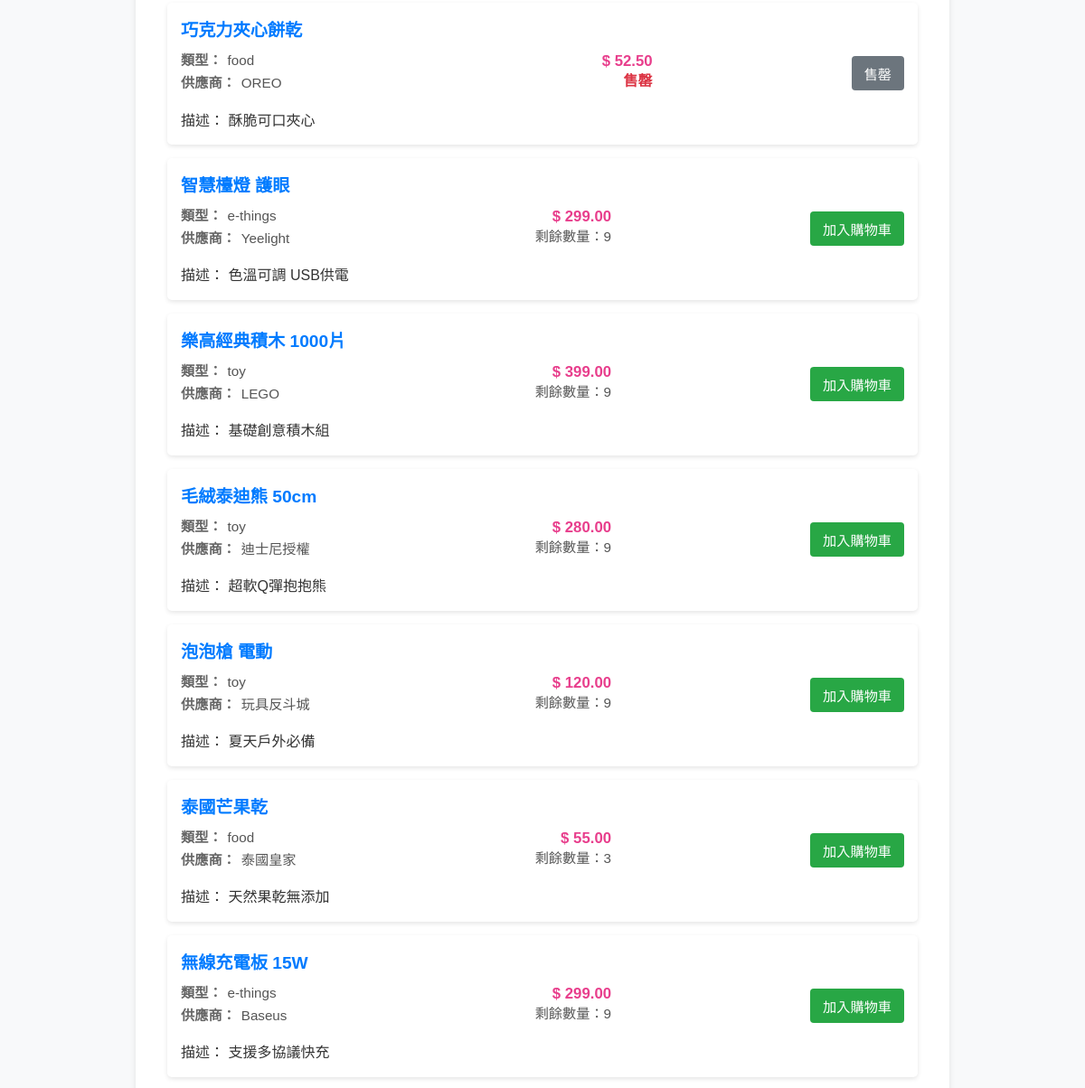
Before: /product_list.php (signed in, middle part) with the older database file.
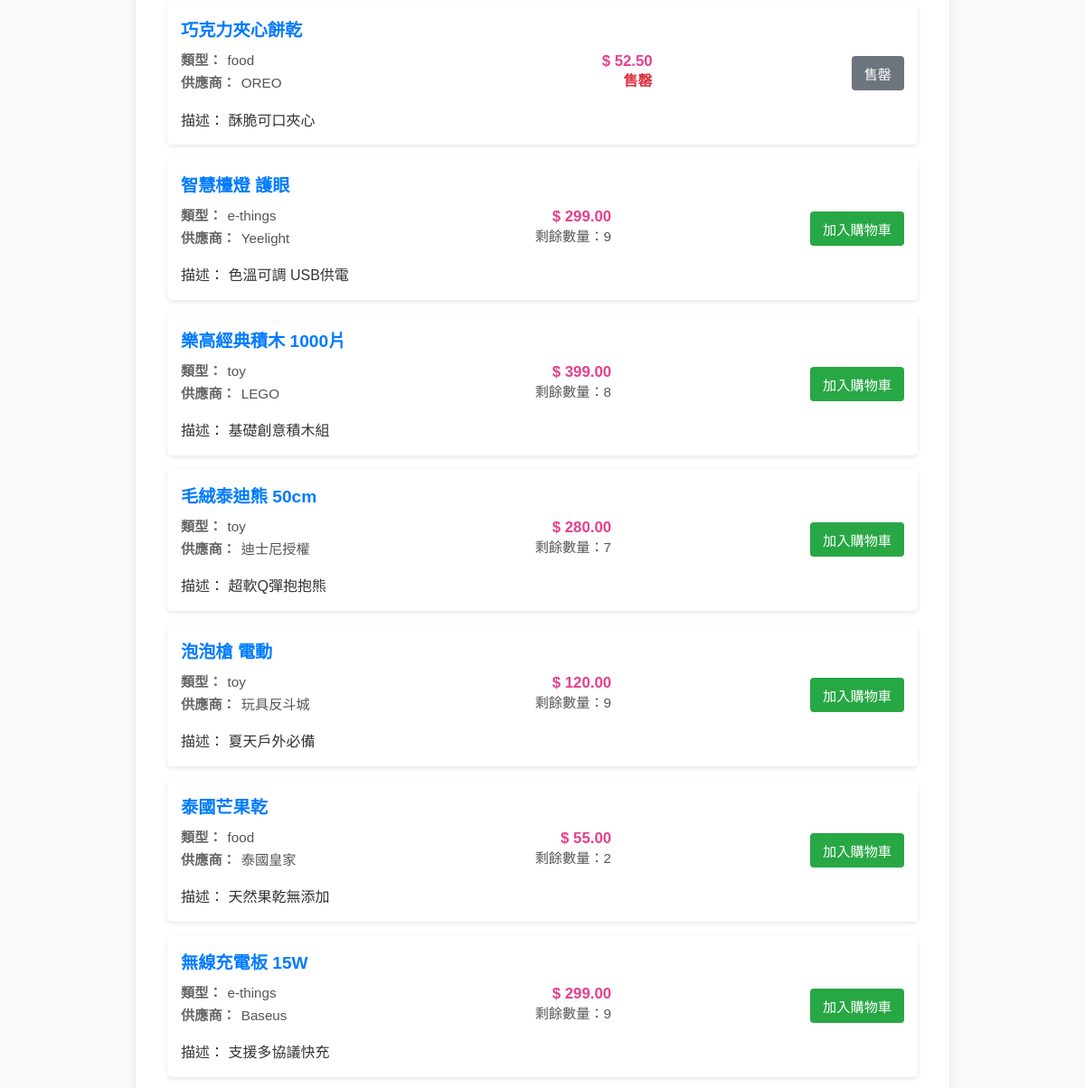
After: the same page with the newer database file.
### tables this page shows
CREATE TABLE `products` (
  `product_id` int(11) UNSIGNED NOT NULL,
  `product_name` varchar(100) NOT NULL,
  `type` enum('drinks','food','toy','e-things') NOT NULL,
  `supplier` varchar(80) DEFAULT NULL,
  `description` text DEFAULT NULL,
  `price` decimal(10,2) NOT NULL,
  `qty` int(11) UNSIGNED NOT NULL DEFAULT 1 COMMENT 'Stock level of product',
  `updated_at` datetime DEFAULT current_timestamp() ON UPDATE current_timestamp(),
  `created_at` datetime DEFAULT current_timestamp()
);

### connect.php (called while the page is built, shortened)
<?php
$servername = "localhost";
$username = "root";
$password = "";
$db_name = "223_group_project";
$conn = new mysqli($servername, $username, $password, $db_name);
function safeQuery($sql, $types = null, $params = []) {
    global $conn;
    $stmt = $conn->prepare($sql);
    $response = new stdClass();
    if ($types && !empty($params)) {
        $stmt->bind_param($types, ...$params);
    }
    $response->success = $stmt->execute();
    $response->affected_rows = $stmt->affected_rows;
    $response->insert_id = $stmt->insert_id;
    $response->error = $stmt->error;
    $result = $stmt->get_result();
    $response->result = $result;
    return $response;
}
?>

### product_list.php (the view, shortened to what this page needs)
<?php
require_once("connect.php");
$cartProductIds = [];
$sortType = $_GET['sort'] ?? 'name_asc';
$products = [];
try {
    $params = [];
    $paramTypes = '';
    switch ($sortType) {
        case 'name_asc':
            $sql = "SELECT * FROM products";
            $sql .= " ORDER BY product_name ASC";
            break;
    }
    $response = safeQuery($sql, $paramTypes, $params);
    if ($response->success) {
        $products = $response->result->fetch_all(MYSQLI_ASSOC);
    } else {
        throw new Exception("Failed to fetch products: " . $response->error);
    }
} catch (Exception $e) {
    $products = [];
    error_log($e->getMessage());
}
?>
<!DOCTYPE html>
<html lang="zh-Hant">
<head>
    <link rel="stylesheet" href="style.css?v=<?php echo filemtime('style.css'); ?>">
</head>
<body>
    <div class="content">
        <ul class="product-list">
            <?php foreach ($products as $product): ?>
                <li>
                    <div class="product-details">
                        <strong><?php echo htmlspecialchars($product['product_name']); ?></strong>
                        <div class="product-info">
                            <?php
                            $remaining = intval($product['qty']);
                            ?>
                            <div class="product-row">
                                <div class="meta-left">
                                    <div class="product-meta"><span class="meta-label">類型：</span><span><?php echo htmlspecialchars($product['type']); ?></span></div>
                                    <div class="product-meta"><span class="meta-label">供應商：</span><span><?php echo htmlspecialchars($product['supplier']); ?></span></div>
                                </div>
                                <div class="meta-right">
                                    <div class="product-price">$ <?php echo htmlspecialchars($product['price']); ?></div>
                                    <?php if ($remaining !== null): ?>
                                        <?php if ($remaining <= 0): ?>
                                            <div class="sold-out-text">售罄</div>
                                        <?php else: ?>
                                            <div class="product-meta">剩餘數量：<?php echo $remaining; ?></div>
                                        <?php endif; ?>
                                    <?php endif; ?>
                                </div>
                            </div>
                            <div class="product-desc">描述： <?php echo htmlspecialchars($product['description']); ?></div>
                        </div>
                    </div>
                    <div class="actions">
                        <?php if ($remaining !== null && $remaining <= 0): ?>
                            <button class="sold-out-btn" disabled>售罄</button>
                        <?php elseif (!empty($cartProductIds[intval($product['product_id'])])): ?>
                            <a href="show_cart.php" class="cart-button in-cart">已在購物車</a>
                        <?php else: ?>
                            <button class="add-cart-button cart-button" data-selected-count="<?php echo $product['product_id']; ?>" data-id="<?php echo $product['product_id']; ?>" <?php if ($remaining !== null) echo ' data-qty="' . htmlspecialchars($remaining) . '"'; ?>>加入購物車</button>
                        <?php endif; ?>
                    </div>
                </li>
            <?php endforeach; ?>
        </ul>
    </div>
</body>
</html>

### style.css (style rules this page uses)
* { margin: 0; padding: 0; box-sizing: border-box; }
body { font-family: "Microsoft JhengHei", Arial, sans-serif; margin: 0; background-color: #f8f9fa; }
.content { max-width: 900px; margin: 30px auto; padding: 20px; background: white; border-radius: 10px; box-shadow: 0 4px 6px rgba(0, 0, 0, 0.1); }
.product-list { max-width:900px; margin:0 auto; padding:0 15px; }
.product-list li { background-color:white; margin-bottom:15px; padding:15px; border-radius:5px; box-shadow:0 2px 5px rgba(0,0,0,0.1); display:flex; justify-content:space-between; align-items:center; }
.product-details { flex:1; }
.product-details strong { font-size:1.2em; color:#007bff; }
.product-info { margin-top:10px; display:grid; grid-template-columns:1fr 180px; gap:12px 20px; align-items:start; line-height:1.4; }
.product-row { display:flex; justify-content:space-between; gap:12px; align-items:flex-start; }
.meta-left { display:flex; flex-direction:column; gap:4px; }
.meta-right { text-align:right; min-width:140px; }
.product-price { color:#e83e8c; font-weight:700; font-size:1.05em; }
.product-desc { grid-column:1 / -1; color:#333; margin-top:8px; }
.actions { margin-left:20px; text-align:center; }
.sold-out-text { color:#dc3545; font-weight:bold; }
html, body { -ms-overflow-style: none; scrollbar-width: none; }

### product_list.php (style rules this page uses)
.content { max-width: 900px; margin: 30px auto; padding: 20px; background: white; border-radius: 10px; box-shadow: 0 4px 6px rgba(0, 0, 0, 0.1); }
.product-list { max-width: 900px; margin: 0 auto; padding: 0 15px; }
ul { list-style-type: none; padding: 0; }
li { background-color: white; margin-bottom: 15px; padding: 15px; border-radius: 5px; box-shadow: 0 2px 5px rgba(0, 0, 0, 0.1); display: flex; justify-content: space-between; align-items: center; }
.product-details { flex: 1; }
.product-details strong { font-size: 1.2em; color: #007bff; }
.product-info { margin-top: 10px; display: grid; grid-template-columns: 1fr 180px; gap: 12px 20px; align-items: start; line-height: 1.4; }
.product-row { display: flex; justify-content: space-between; gap: 12px; align-items: flex-start; }
.meta-left { display: flex; flex-direction: column; gap: 4px; }
.meta-right { text-align: right; min-width: 140px; }
.product-price { color: #e83e8c; font-weight: 700; font-size: 1.05em; }
.product-desc { grid-column: 1 / -1; color: #333; margin-top: 8px; }
.sold-out-text { color: #dc3545; font-weight: bold; }
.actions { margin-left: 20px; text-align: center; }
.cart-button, .sold-out-btn { padding: 8px 14px; border: none; border-radius: 4px; cursor: pointer; font-size: 0.95em; }
.cart-button { background-color: #28a745; color: white; }
.sold-out-btn { background-color: #6c757d; color: white; cursor: default; }

Changed rows visible on the page:
changed products "樂高經典積木 1000片": qty "9" → "8"
changed products "毛絨泰迪熊 50cm": qty "9" → "7"
changed products "泰國芒果乾": qty "3" → "2"
